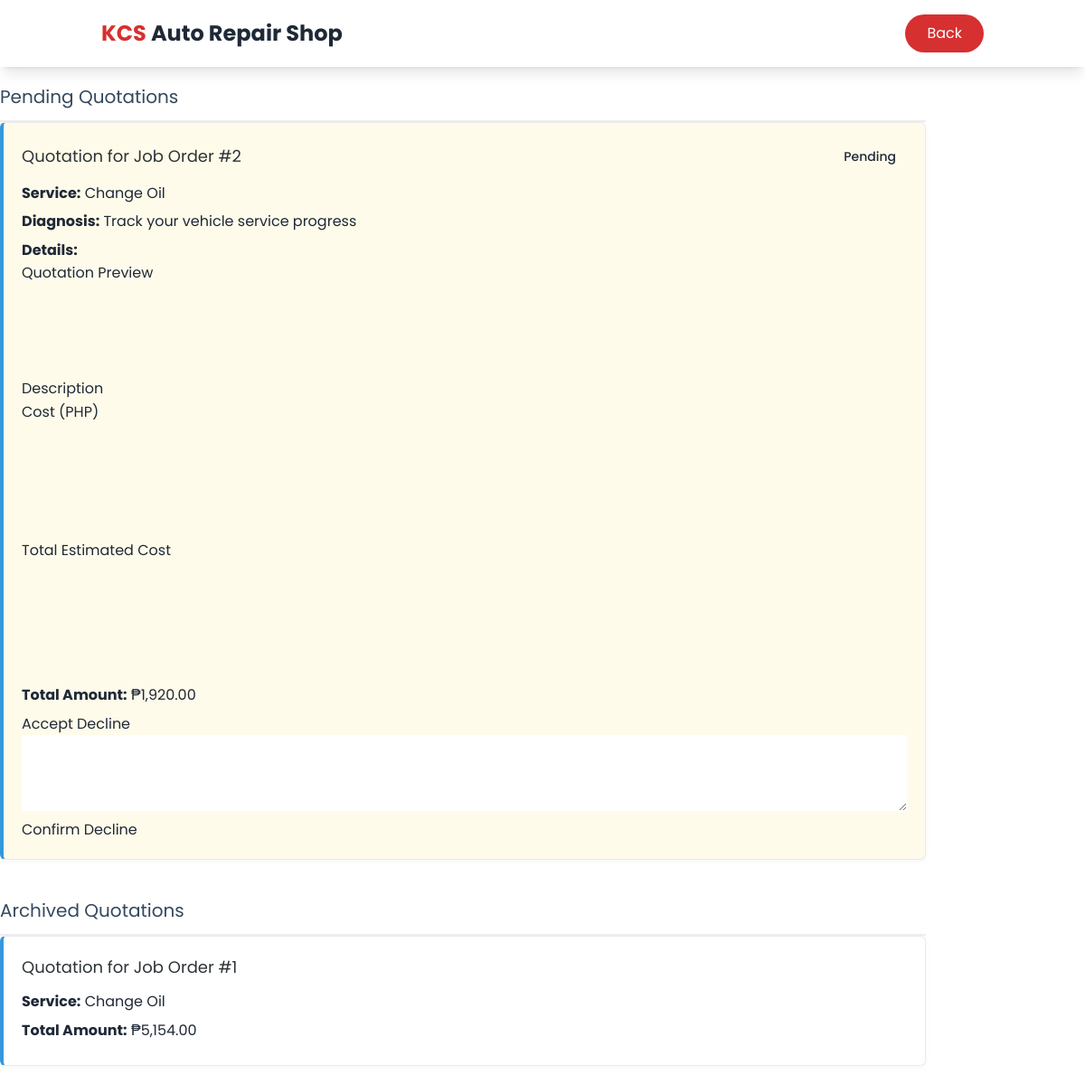
The app's page /customer_view_quote.php (signed in) with its own data.
### tables this page shows
CREATE TABLE `quotations` (
  `id` int(11) NOT NULL,
  `job_order_id` int(11) DEFAULT NULL,
  `amount` decimal(10,2) DEFAULT NULL,
  `status` enum('pending','accepted','declined') DEFAULT 'pending',
  `created_at` timestamp NOT NULL DEFAULT current_timestamp(),
  `quote_details` longtext DEFAULT NULL,
  `decline_note` text DEFAULT NULL
);

CREATE TABLE `services` (
  `id` int(11) NOT NULL,
  `name` varchar(100) DEFAULT NULL,
  `description` text DEFAULT NULL,
  `cost` decimal(10,2) DEFAULT NULL,
  `status` enum('Available','Not Available') NOT NULL DEFAULT 'Available'
);

CREATE TABLE `job_orders` (
  `id` int(11) NOT NULL,
  `appointment_id` int(11) DEFAULT NULL,
  `mechanic_id` int(11) DEFAULT NULL,
  `diagnosis` text DEFAULT NULL,
  `status` enum('assigned','in_progress','completed') DEFAULT NULL,
  `image_path` varchar(255) DEFAULT NULL
);

### customer_view_quote.php (the view, shortened to what this page needs)
<?php
require_once 'config.php';
include 'header.php';
$customerId = $_SESSION['user']['id'];
$stmt = $pdo->prepare("
    SELECT q.id, q.job_order_id, q.quote_details, q.amount, q.status, q.decline_note, jo.diagnosis, s.name AS service_name
    FROM quotations q
    JOIN job_orders jo ON q.job_order_id = jo.id
    JOIN appointments a ON jo.appointment_id = a.id
    JOIN services s ON a.service_id = s.id
    WHERE a.user_id = ? ORDER BY q.id DESC
");
$stmt->execute([$customerId]);
$allQuotations = $stmt->fetchAll(PDO::FETCH_ASSOC);
?>
<!DOCTYPE html>
<html lang="en">
<head>
    <link rel="stylesheet" href="css/view.css">
</head>
<body>
    <div class="header">
        <h1>Your Quotations</h1>
        <a href="dashboard_customer.php" class="back-link">Back to Dashboard</a>
    </div>
    <div class="container">
        <h2>Pending Quotations</h2>
        <?php
        $pendingQuotations = array_filter($allQuotations, fn($q) => $q['status'] === 'pending');
        if (!empty($pendingQuotations)):
            foreach ($pendingQuotations as $quote):
        ?>
            <div class="quote-card status-pending">
                <div class="quote-content">
                    <div class="quote-header">
                        <h3>Quotation for Job Order #<?= $quote['job_order_id'] ?></h3>
                        <span class="quote-status status-pending">Pending</span>
                    </div>
                    <div class="quote-body">
                        <p><strong>Service:</strong> <?= htmlspecialchars($quote['service_name']) ?></p>
                        <p><strong>Diagnosis:</strong> <?= htmlspecialchars($quote['diagnosis']) ?></p>
                        <p><strong>Details:</strong> <?= nl2br(htmlspecialchars($quote['quote_details'])) ?></p>
                        <p><strong>Total Amount:</strong> ₱<?= number_format($quote['amount'], 2) ?></p>
                    </div>
                    <div class="quote-actions">
                        <form method="POST" onsubmit="return confirmAction(this, 'accept');" style="display: inline;">
                            <button type="submit" class="accept-btn">Accept</button>
                        </form>
                        <button class="decline-btn" onclick="showDecline(this)">Decline</button>
                        <div class="decline-note">
                            <form method="POST" onsubmit="return confirmAction(this, 'decline');">
                                <textarea name="note" placeholder="Please provide a reason for declining..." rows="3" required style="height: 84px;width: 100%;"> </textarea>
                                <button type="submit" class="confirm-decline-btn">Confirm Decline</button>
                            </form>
                        </div>
                    </div>
                </div>
            </div>
        <?php
            endforeach;
        else:
        ?>
            <p>No pending quotations available.</p>
        <?php endif; ?>
        <h2>Archived Quotations</h2>
        <?php
        $archivedQuotations = array_filter($allQuotations, fn($q) => $q['status'] !== 'pending');
        if (!empty($archivedQuotations)):
            foreach ($archivedQuotations as $quote):
                $statusClass = 'status-' . htmlspecialchars($quote['status']);
        ?>
            <div class="quote-card <?= $statusClass ?>">
                <div class="quote-content">
                    <div class="quote-header">
                        <h3>Quotation for Job Order #<?= $quote['job_order_id'] ?></h3>
                        <span class="quote-status <?= $statusClass ?>"><?= ucfirst(htmlspecialchars($quote['status'])) ?></span>
                    </div>
                    <div class="quote-body">
                        <p><strong>Service:</strong> <?= htmlspecialchars($quote['service_name']) ?></p>
                        <p><strong>Total Amount:</strong> ₱<?= number_format($quote['amount'], 2) ?></p>
                    </div>
                </div>
            </div>
        <?php
            endforeach;
        else:
        ?>
            <p>No archived quotations available.</p>
        <?php endif; ?>
    </div>
</body>
</html>

### css/header.css (style rules this page uses)
body { font-family: 'Poppins', sans-serif; }

### css/view.css (style rules this page uses)
body { font-family: 'Poppins', sans-serif; background-color: #f8f9fa; color: #333; margin: 0; padding: 0; line-height: 1.6; }
h2 { margin-top: 40px; font-size: 20px; color: #34495e; border-bottom: 2px solid #eee; padding-bottom: 10px; }
.quote-card { background-color: #fff; border: 1px solid #eaeaea; border-left: 4px solid #3498db; padding: 20px; margin-bottom: 20px; border-radius: 6px; box-shadow: 0 2px 6px rgba(0, 0, 0, 0.03); transition: box-shadow 0.2s ease; }
.quote-header { display: flex; justify-content: space-between; align-items: center; margin-bottom: 10px; }
.quote-header h3 { font-size: 18px; margin: 0; color: #2d3436; }
.quote-status { font-size: 14px; padding: 6px 12px; border-radius: 20px; font-weight: 500; text-transform: capitalize; }
.status-pending { background-color: #fffbea; }
.quote-body p { margin: 6px 0; }

### records on screen
quotations: job_order "2", services.name "Change Oil", job_order.diagnosis "Track your vehicle service progress", quote_details "Quotation Preview Description Cost (PHP) Total Estimated Cost", amount "1,920.00"
quotations: job_order "1", services.name "Change Oil", amount "5,154.00"
